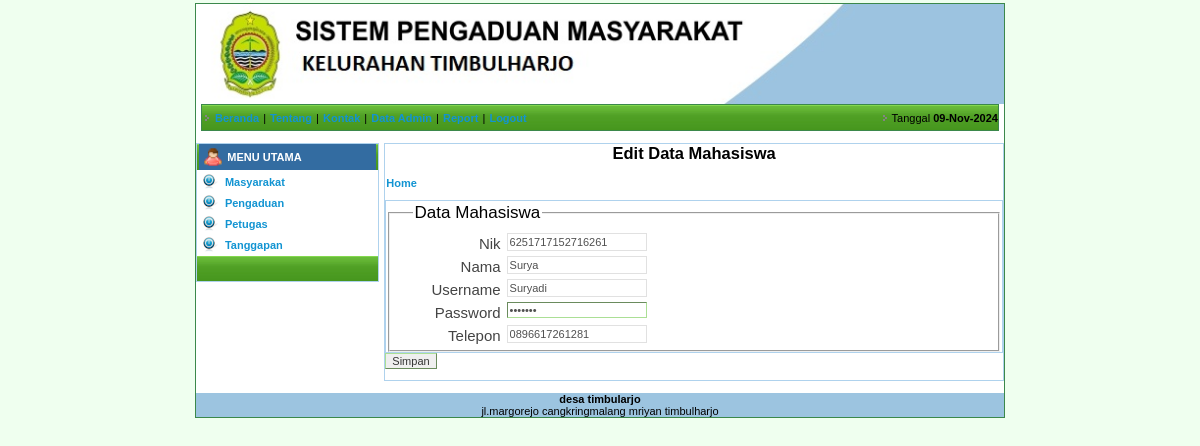
The app's page /data/masyarakat/edit.php?id=6251717152716261 with its own data.
### tables this page shows
CREATE TABLE IF NOT EXISTS `masyarakat` (
  `nik` char(16) NOT NULL,
  `nama` varchar(35) NOT NULL,
  `username` varchar(25) NOT NULL,
  `password` varchar(32) NOT NULL,
  `telp` varchar(13) NOT NULL
);

### data/masyarakat/edit.php (the view, shortened to what this page needs)
<html>
<head>
<link href="../../css/style.css" rel="stylesheet" type="text/css">
<body topmargin="3">
<table width="798" class="border" border="0" align="center" cellpadding="0" cellspacing="0">
  <tr bgcolor="#FFFFFF">
    <td colspan="3" bgcolor="#009900"><img src="../../gambar/header1.jpg" height="100"></td>
  </tr>
  <tr bgcolor="#FFFFFF">
    <td colspan="3"><table width="798" class="border" bordercolor="#009999" align="center" cellpadding="0" cellspacing="0">
      <tr class="ListBack">
        <td width="597" height="25" valign="middle" ><img src="../../gambar/ikon.png" width="9" height="9">
          <a href="../../index.php" target="_self" class="katlink">Beranda</a> |
          <a href="../../tentang.php" target="_self" class="katlink">Tentang</a> |
          <a href="../../kontak.php" target="_self" class="katlink">Kontak</a> |
          <a href="masyarakat.php" target="_self" class="katlink">Data Admin</a> |
          <a href="../../report.php" target="_self" class="katlink">Report</a> |
          <a href="../../logout.php" target="_self" class="katlink">Logout</a>
        </td>
        <td width="199" align="right">&nbsp;<img src="../../gambar/ikon.png" width="9" height="9"><b>
        </b> Tanggal <b><?php echo date('d-M-Y');?></b></td>
      </tr>
    </table></td>
  </tr>
  <tr bgcolor="#FFFFFF">
    <td width="181">&nbsp;</td>
    <td width="5">&nbsp;</td>
    <td width="610">&nbsp;</td>
  </tr>
  <tr bgcolor="#FFFFFF">
    <td align="center" valign="top">
  <table width="100%" class="BorderUtama" border="0" cellpadding="0" cellspacing="0">
    <tr align="center" class="ListBack">
          <td width="167" height="25" class="HEAD" align="left">
       <table width="98%" border="0" align="center" cellpadding="0" cellspacing="0" >
          <tr>
          <td width="16%" height="26" align="center" bgcolor="#336CA1" ><img src="../../gambar/user_red.png" width="20" height="20"></td>
          <td width="84%" bgcolor="#336CA1" class="HEAD"><strong>MENU UTAMA</strong></td>
        </tr>
      </table>      </td>
        </tr>
    <tr>
          <td height="18" align="center" valign="top" bgcolor="#FFFFFF" >
        <table width="98%" border="0" align="center" cellpadding="2" cellspacing="2"  >
          <tr>
          <td width="8%"><img src="../../gambar/shutdown.png" width="15" height="15"></td>
          <td width="92%"><a href="masyarakat.php" target="_self" class="katlink">Masyarakat</a></td>
        </tr>
        <tr>
          <td width="8%"><img src="../../gambar/shutdown.png" width="15" height="15"></td>
          <td width="92%"><a class="katlink" href="../pengaduan/pengaduan.php">Pengaduan</a></td>
        </tr>
        <tr>
          <td><img src="../../gambar/shutdown.png" width="15" height="15"></td>
          <td><a href="../petugas/petugas.php" target="_self" class="katlink">Petugas</a></td>
          </tr>
        <tr>
          <td><img src="../../gambar/shutdown.png" width="15" height="15"></td>
          <td><a href="../tanggapan/tanggapan.php" target="_self" class="katlink">Tanggapan</a></td>
          </tr>
        </table>
        </tr>
        <tr align="center" class="ListBack">
          <td width="167" height="25" class="HEAD" align="left" valign="middle" >&nbsp;     </td>
        </tr>
      </table></td>
    <td>&nbsp;</td>
    <td width="610" valign="top" bgcolor="#FFFFFF" class="BorderUtama">
        <?php
          $id = $_GET['id'];
          $show = mysql_query("SELECT * FROM masyarakat WHERE nik = '$id'");
            if(mysql_num_rows($show) == 0){
              echo "<script>window.history.back()</script>";
            }
          else{
            $data = mysql_fetch_assoc($show);
          }
        ?>
        <form action="edit_proses.php" method="post">
        <h2>Edit Data Mahasiswa</h2>
        <p><a href="masyarakat.php" class="katlink">Home</a></p>
        <table width="100%" class="BorderUtama" border="0" cellpadding="0" cellspacing="0">
          <tr>
            <td class="registrasi">
              <fieldset class="baris2">
                        <legend>Data Mahasiswa
                        </legend>
                        <p>
                            <label>Nik</label>
                            <input type="text" value="<?php echo $data['nik'];  ?>"  maxlength="16" name="nik" required/>
                        </p>
                        <p>
                            <label>Nama</label>
                            <input type="text" value="<?php echo $data['nama'];  ?>"  name="nama" size="50" maxlength="50" required/>
                        </p>
                        <p>
                            <label>Username</label>
                            <input type="text" value="<?php echo $data['username'];  ?>"  name="username" size="50" maxlength="50" required/>
                        </p>
                        <p>
                            <label>Password</label>
                            <input type="password" value="<?php echo $data['password'];  ?>"  name="password" size="50" maxlength="50" required/>
                        </p>
                        <p>
                            <label>Telepon</label>
                            <input type="text" value="<?php echo $data['telp'];  ?>"  name="telp"  maxlength="16" required>
                        </p>
                    </fieldset>
                </td>
              </tr>
        </table>
        <input type="submit" name="simpan" value="Simpan">
    </td>
  </tr>
  <tr bgcolor="#FFFFFF">
    <td>&nbsp;</td>
    <td>&nbsp;</td>
    <td>&nbsp;</td>
  </tr>
 <tr bgcolor="#FFFFFF">
    <td colspan="3" align="center" bgcolor="#9CC4E0"><span class="FOOT"><strong>desa timbularjo</strong><br />
jl.margorejo cangkringmalang mriyan timbulharjo</span></td>
  </tr>
</table>
</body>
</html>

### css/style.css (style rules this page uses)
BODY { background-color :#EFFFEF; font-family:Tahoma, Arial, Helvetica, sans-serif; font-size:11px; background-image:url(../images/background.jpg); background-repeat:repeat; }
h2 { text-align: center; }
.border { border: 1px solid #3B884B; }
.BorderUtama { border: 1px solid #AFD2ED; }
TR.ListBack { background:url(../images/list.png); background-repeat:repeat; }
TD { font-family :Tahoma, Arial, Helvetica, sans-serif; font-size : 11px; }
TD.HEAD { font-family : Tahoma, Arial, Helvetica, sans-serif; font-size : 11px; COLOR: #FFFFFF; }
INPUT, TEXTAREA,SELECT { BORDER-TOP-WIDTH: 1px; BORDER-LEFT-WIDTH: 1px; BORDER-BOTTOM-WIDTH: 1px; BORDER-RIGHT-WIDTH: 1px; BORDER-LEFT-COLOR: #ABDF95; BORDER-BOTTOM-COLOR: #ABDF95; BORDER-TOP-COLOR: #ABDF95; BORDER-RIGHT-COLOR: #ABDF95; FONT: 11px Arial; COLOR: #333333; }
a:link { color: #1294d2; text-decoration: none; }
A.katlink:link { PADDING-RIGHT: 1px; PADDING-LEFT: 1px; FONT-WEIGHT: bold; FONT-SIZE: 11px; PADDING-BOTTOM: 1px; COLOR: #1294d2; PADDING-TOP: 1px; FONT-FAMILY: arial }
td.registrasi p { font-size: 15px; clear:both; margin: 0; color:gray; padding:4px; }
td.registrasi legend { color: #000; padding:2px; margin-left: 14px; font-weight:bold; font-size: 17px; font-weight:100; }
td.registrasi label { color:#444; width:98px; float: left; text-align: right; margin-right: 6px; margin-top:2px; }
td.registrasi input { width: 140px; color: #505050; float: left; margin-right: 5px; }
td.registrasi input[type=text] { border: 1px solid #E1E1E1; height: 18px; }

### records on screen
masyarakat: nik "6251717152716261", nama "Surya", username "Suryadi", telp "0896617261281"
